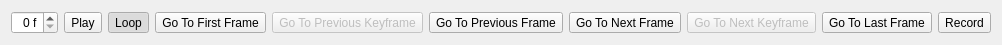
<?xml version="1.0" encoding="UTF-8"?>
<ui version="4.0">
 <class>FrameControlsWidget</class>
 <widget class="QWidget" name="FrameControlsWidget">
  <property name="geometry">
   <rect>
    <x>0</x>
    <y>0</y>
    <width>383</width>
    <height>44</height>
   </rect>
  </property>
  <property name="windowTitle">
   <string/>
  </property>
  <layout class="QHBoxLayout" name="horizontalLayout">
   <item>
    <widget class="QSpinBox" name="spin_frame">
     <property name="sizePolicy">
      <sizepolicy hsizetype="Fixed" vsizetype="Fixed">
       <horstretch>0</horstretch>
       <verstretch>0</verstretch>
      </sizepolicy>
     </property>
     <property name="toolTip">
      <string>Frame number</string>
     </property>
     <property name="alignment">
      <set>Qt::AlignRight|Qt::AlignTrailing|Qt::AlignVCenter</set>
     </property>
     <property name="suffix">
      <string> f</string>
     </property>
    </widget>
   </item>
   <item>
    <widget class="QToolButton" name="button_play">
     <property name="text">
      <string>Play</string>
     </property>
     <property name="icon">
      <iconset theme="media-playback-start">
       <normaloff>.</normaloff>.</iconset>
     </property>
     <property name="checkable">
      <bool>true</bool>
     </property>
    </widget>
   </item>
   <item>
    <widget class="QToolButton" name="button_loop">
     <property name="toolTip">
      <string>Loop animation</string>
     </property>
     <property name="text">
      <string>Loop</string>
     </property>
     <property name="icon">
      <iconset theme="media-playlist-repeat">
       <normaloff>.</normaloff>.</iconset>
     </property>
     <property name="checkable">
      <bool>true</bool>
     </property>
     <property name="checked">
      <bool>true</bool>
     </property>
    </widget>
   </item>
   <item>
    <widget class="QToolButton" name="button_first">
     <property name="toolTip">
      <string>Go To First Frame</string>
     </property>
     <property name="text">
      <string>Go To First Frame</string>
     </property>
     <property name="icon">
      <iconset theme="go-first">
       <normaloff>.</normaloff>.</iconset>
     </property>
    </widget>
   </item>
   <item>
    <widget class="QToolButton" name="button_prev_kf">
     <property name="enabled">
      <bool>false</bool>
     </property>
     <property name="toolTip">
      <string>Go To Previous Keyframe</string>
     </property>
     <property name="text">
      <string>Go To Previous Keyframe</string>
     </property>
     <property name="icon">
      <iconset theme="go-previous-skip">
       <normaloff>.</normaloff>.</iconset>
     </property>
    </widget>
   </item>
   <item>
    <widget class="QToolButton" name="button_prev">
     <property name="toolTip">
      <string>Go To Previous Frame</string>
     </property>
     <property name="text">
      <string>Go To Previous Frame</string>
     </property>
     <property name="icon">
      <iconset theme="go-previous">
       <normaloff>.</normaloff>.</iconset>
     </property>
    </widget>
   </item>
   <item>
    <widget class="QToolButton" name="button_next">
     <property name="toolTip">
      <string>Go To Next Frame</string>
     </property>
     <property name="text">
      <string>Go To Next Frame</string>
     </property>
     <property name="icon">
      <iconset theme="go-next">
       <normaloff>.</normaloff>.</iconset>
     </property>
    </widget>
   </item>
   <item>
    <widget class="QToolButton" name="button_next_kf">
     <property name="enabled">
      <bool>false</bool>
     </property>
     <property name="toolTip">
      <string>Go To Next Keyframe</string>
     </property>
     <property name="text">
      <string>Go To Next Keyframe</string>
     </property>
     <property name="icon">
      <iconset theme="go-next-skip">
       <normaloff>.</normaloff>.</iconset>
     </property>
    </widget>
   </item>
   <item>
    <widget class="QToolButton" name="button_last">
     <property name="toolTip">
      <string>Go To Last Frame</string>
     </property>
     <property name="text">
      <string>Go To Last Frame</string>
     </property>
     <property name="icon">
      <iconset theme="go-last">
       <normaloff>.</normaloff>.</iconset>
     </property>
    </widget>
   </item>
   <item>
    <widget class="QToolButton" name="button_record">
     <property name="toolTip">
      <string>Record</string>
     </property>
     <property name="text">
      <string>Record</string>
     </property>
     <property name="icon">
      <iconset theme="media-record"/>
     </property>
     <property name="checkable">
      <bool>true</bool>
     </property>
    </widget>
   </item>
   <item>
    <spacer name="horizontalSpacer">
     <property name="orientation">
      <enum>Qt::Horizontal</enum>
     </property>
     <property name="sizeHint" stdset="0">
      <size>
       <width>40</width>
       <height>20</height>
      </size>
     </property>
    </spacer>
   </item>
  </layout>
 </widget>
 <resources/>
 <connections>
  <connection>
   <sender>button_play</sender>
   <signal>clicked(bool)</signal>
   <receiver>FrameControlsWidget</receiver>
   <slot>play_toggled(bool)</slot>
   <hints>
    <hint type="sourcelabel">
     <x>83</x>
     <y>25</y>
    </hint>
    <hint type="destinationlabel">
     <x>74</x>
     <y>121</y>
    </hint>
   </hints>
  </connection>
  <connection>
   <sender>button_first</sender>
   <signal>clicked()</signal>
   <receiver>FrameControlsWidget</receiver>
   <slot>go_first()</slot>
   <hints>
    <hint type="sourcelabel">
     <x>172</x>
     <y>31</y>
    </hint>
    <hint type="destinationlabel">
     <x>170</x>
     <y>100</y>
    </hint>
   </hints>
  </connection>
  <connection>
   <sender>button_prev</sender>
   <signal>clicked()</signal>
   <receiver>FrameControlsWidget</receiver>
   <slot>go_prev()</slot>
   <hints>
    <hint type="sourcelabel">
     <x>232</x>
     <y>12</y>
    </hint>
    <hint type="destinationlabel">
     <x>232</x>
     <y>103</y>
    </hint>
   </hints>
  </connection>
  <connection>
   <sender>button_next</sender>
   <signal>clicked()</signal>
   <receiver>FrameControlsWidget</receiver>
   <slot>go_next()</slot>
   <hints>
    <hint type="sourcelabel">
     <x>272</x>
     <y>23</y>
    </hint>
    <hint type="destinationlabel">
     <x>287</x>
     <y>175</y>
    </hint>
   </hints>
  </connection>
  <connection>
   <sender>button_last</sender>
   <signal>clicked()</signal>
   <receiver>FrameControlsWidget</receiver>
   <slot>go_last()</slot>
   <hints>
    <hint type="sourcelabel">
     <x>361</x>
     <y>18</y>
    </hint>
    <hint type="destinationlabel">
     <x>352</x>
     <y>133</y>
    </hint>
   </hints>
  </connection>
  <connection>
   <sender>spin_frame</sender>
   <signal>valueChanged(int)</signal>
   <receiver>FrameControlsWidget</receiver>
   <slot>commit_time()</slot>
   <hints>
    <hint type="sourcelabel">
     <x>42</x>
     <y>22</y>
    </hint>
    <hint type="destinationlabel">
     <x>66</x>
     <y>94</y>
    </hint>
   </hints>
  </connection>
 </connections>
 <slots>
  <slot>commit_time()</slot>
  <slot>play_toggled(bool)</slot>
  <slot>go_first()</slot>
  <slot>go_prev()</slot>
  <slot>go_next()</slot>
  <slot>go_last()</slot>
 </slots>
</ui>
